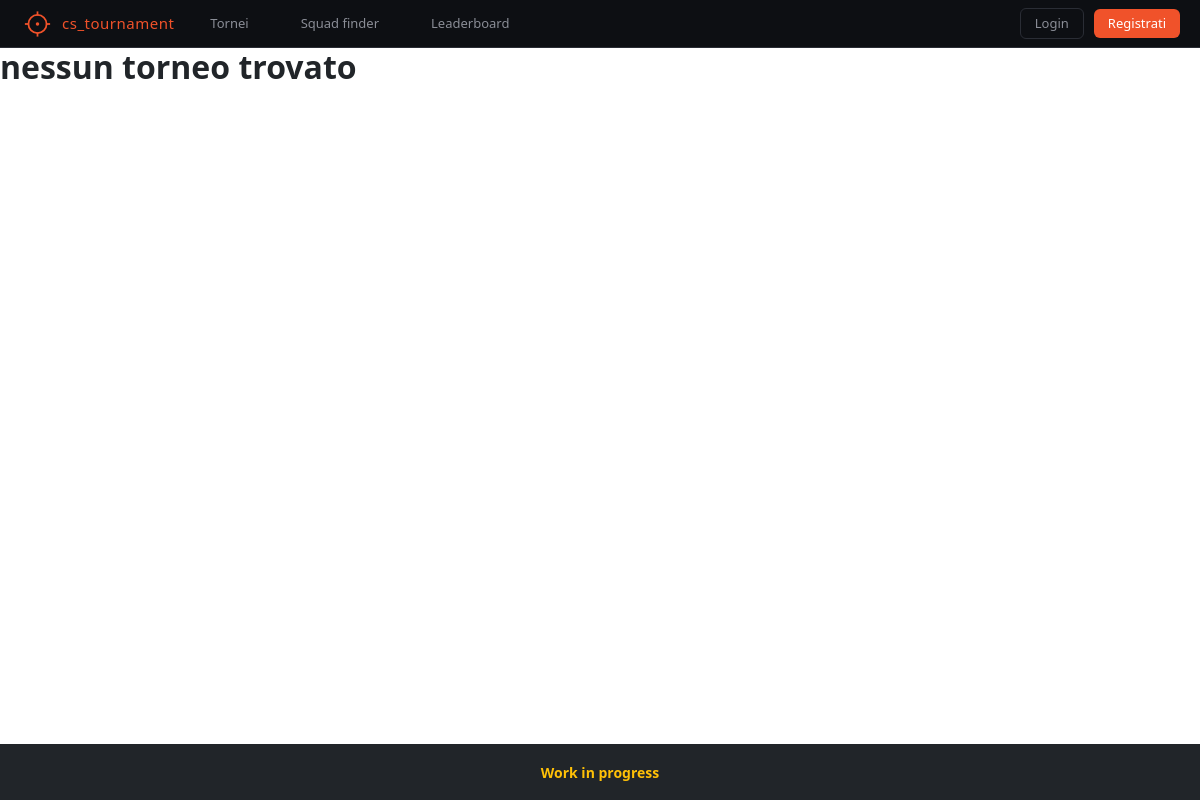
/tournaments/list/, run on an earlier commit of the app's database.
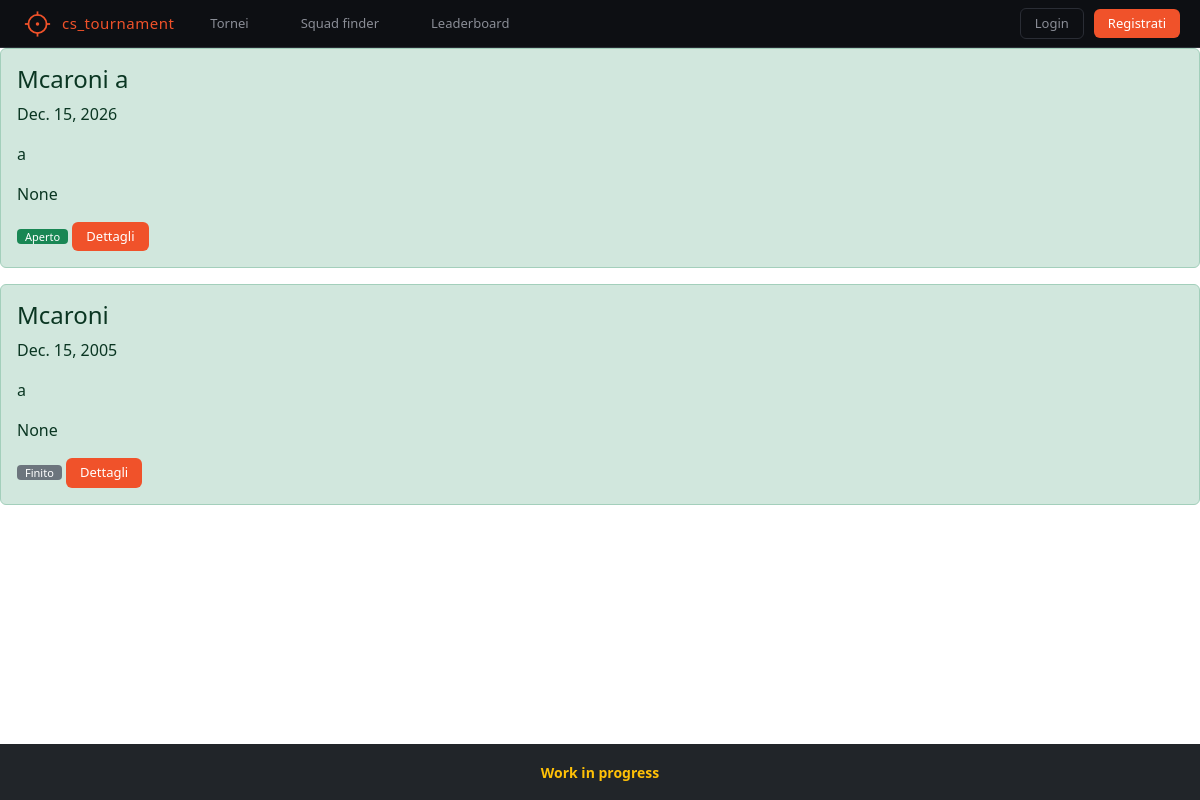
And on a later commit of the database.
### tournaments/models.py (models this page shows, shortened)
class Tournament(models.Model):
    name = models.CharField(max_length=100)
    date = models.DateField()
    location = models.CharField(max_length=200)
    teams = models.ManyToManyField(Team, related_name='tournaments', blank=True)
    status = models.CharField(max_length=20, default='aperto')
    prize = models.CharField(max_length=200, blank=True, null=True)
    organizer = models.ForeignKey(User, on_delete=models.CASCADE, null=True, blank=True, related_name='organized_tournaments')
    max_teams = models.PositiveIntegerField(default=16)
    winner = models.ForeignKey(Team, on_delete=models.SET_NULL, null=True, blank=True, related_name='won_tournaments')
    class Meta:
        ordering = ['-date']

### tournaments/views.py (the view)
# urls.py: path('list/', TournamentListView.as_view(),name='tournaments-list' ),
class TournamentListView(TemplateView):
    model = Tournament
    template_name = 'tournaments/tournament_list.html'
    def get_context_data(self, **kwargs):
        contex = super().get_context_data(**kwargs)
        contex['tournaments'] = Tournament.objects.all()
        contex['today'] = timezone.now().date()
        return contex

### core/context_processors.py (called while the page is built)
def debug_processor(request):
    return {
        "debug": settings.DEBUG
    }

### tournaments/templates/tournaments/tournament_list.html
{% extends "base.html" %}
{% block content %}
<div>
    {% for tournament in tournaments %}
        <div class="alert alert-success" role="alert">
            <h4 class="alert-heading">{{tournament.name}}</h4>
            <p>{{tournament.date}}</p>
            <p>{{tournament.location}}</p>
            <p>{{tournament.prize}}</p>
            <p class="mb-0">
                {% if tournament.date < today %}
                    <span class="badge bg-secondary">Finito</span>
                {% else %}
                    <span class="badge bg-success">Aperto</span>
                {% endif %}
            <a href="{% url 'tournament-detail' tournament.pk %}" class="btn btn-primary">Dettagli</a>
        </div>
    {% empty %}
    <h2> <strong> nessun torneo trovato </strong> </h2>
    {% endfor %}
</div>
{% endblock content %}

What changed in the data, as far as the page shows it:
added Tournament: name "Mcaroni a", date "Dec. 15, 2026", location "a", prize "None", shows "Aperto"
added Tournament: name "Mcaroni", date "Dec. 15, 2005", location "a", prize "None", shows "Finito"
Also different on the page:
text no longer shown: "nessun torneo trovato"
